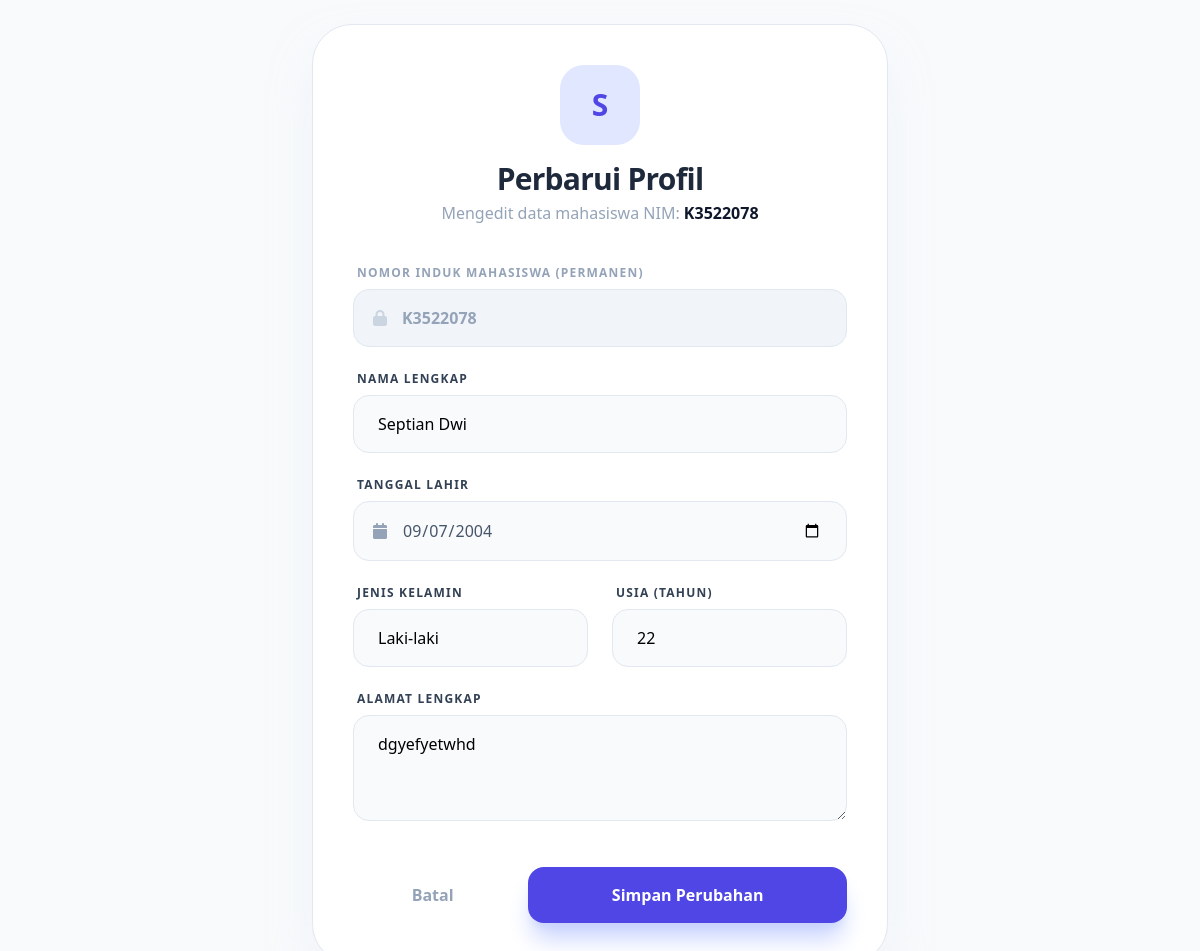
Screenshot of /edit.php?nim=K3522078 with the database file from the repository.
### tables this page shows
CREATE TABLE `mahasiswa` (
  `nim` varchar(15) NOT NULL,
  `nama` varchar(100) NOT NULL,
  `alamat` text DEFAULT NULL,
  `tanggal_lahir` date DEFAULT NULL,
  `gender` enum('Laki-laki','Perempuan') DEFAULT NULL,
  `usia` int(3) DEFAULT NULL
);

### edit.php (the view, shortened to what this page needs)
<?php
include 'koneksi.php';
$nim = mysqli_real_escape_string($conn, $_GET['nim']);
$result = mysqli_query($conn, "SELECT * FROM mahasiswa WHERE nim = '$nim'");
$data = mysqli_fetch_assoc($result);
?>
<!DOCTYPE html>
<html lang="id">
<head>
    <script src="https://cdn.tailwindcss.com"></script>
    <link href="https://cdnjs.cloudflare.com/ajax/libs/font-awesome/6.0.0/css/all.min.css" rel="stylesheet">
</head>
<body class="bg-slate-50 flex items-center justify-center min-h-screen p-6">
    <div class="w-full max-w-xl bg-white p-10 rounded-[40px] border border-slate-200 shadow-2xl shadow-slate-200/50">
        <div class="mb-10 text-center">
            <div class="w-20 h-20 bg-indigo-100 text-indigo-600 rounded-3xl flex items-center justify-center text-3xl font-bold mx-auto mb-4">
                <?= substr($data['nama'], 0, 1) ?>
            </div>
            <h2 class="text-3xl font-extrabold text-slate-800 tracking-tight">Perbarui Profil</h2>
            <p class="text-slate-400 font-medium mt-1">Mengedit data mahasiswa NIM: <span class="text-slate-900 font-bold"><?= $data['nim'] ?></span></p>
        </div>
        <form action="" method="POST" class="space-y-6">
            <div>
                <label class="block text-xs font-extrabold text-slate-400 uppercase tracking-widest mb-2 ml-1">Nomor Induk Mahasiswa (Permanen)</label>
                <div class="relative">
                    <i class="fa-solid fa-lock absolute left-5 top-1/2 -translate-y-1/2 text-slate-300"></i>
                    <input type="text" value="<?= $data['nim'] ?>" readonly
                           class="w-full pl-12 pr-6 py-4 bg-slate-100 border border-slate-200 rounded-2xl text-slate-400 font-bold cursor-not-allowed outline-none">
                </div>
            </div>
            <div>
                <label class="block text-xs font-extrabold text-slate-700 uppercase tracking-widest mb-2 ml-1">Nama Lengkap</label>
                <input type="text" name="nama" value="<?= $data['nama'] ?>" required
                       class="w-full px-6 py-4 bg-slate-50 border border-slate-200 rounded-2xl focus:ring-4 focus:ring-indigo-500/10 focus:border-indigo-500 outline-none transition">
            </div>
            <div>
                <label class="block text-xs font-extrabold text-slate-700 uppercase tracking-widest mb-2 ml-1">Tanggal Lahir</label>
                <div class="relative">
                    <i class="fa-solid fa-calendar absolute left-5 top-1/2 -translate-y-1/2 text-slate-400"></i>
                    <input type="date" name="tanggal_lahir" value="<?= $data['tanggal_lahir'] ?>" required
                           class="w-full pl-12 pr-6 py-4 bg-slate-50 border border-slate-200 rounded-2xl focus:ring-4 focus:ring-indigo-500/10 focus:border-indigo-500 outline-none transition text-slate-600">
                </div>
            </div>
            <div class="grid grid-cols-1 md:grid-cols-2 gap-6">
                <div>
                    <label class="block text-xs font-extrabold text-slate-700 uppercase tracking-widest mb-2 ml-1">Jenis Kelamin</label>
                    <select name="gender" required
                            class="w-full px-6 py-4 bg-slate-50 border border-slate-200 rounded-2xl focus:ring-4 focus:ring-indigo-500/10 focus:border-indigo-500 outline-none transition appearance-none cursor-pointer">
                        <option value="Laki-laki" <?= $data['gender'] == 'Laki-laki' ? 'selected' : '' ?>>Laki-laki</option>
                    </select>
                </div>
                <div>
                    <label class="block text-xs font-extrabold text-slate-700 uppercase tracking-widest mb-2 ml-1">Usia (Tahun)</label>
                    <input type="number" name="usia" value="<?= $data['usia'] ?>" required
                           class="w-full px-6 py-4 bg-slate-50 border border-slate-200 rounded-2xl focus:ring-4 focus:ring-indigo-500/10 focus:border-indigo-500 outline-none transition">
                </div>
            </div>
            <div>
                <label class="block text-xs font-extrabold text-slate-700 uppercase tracking-widest mb-2 ml-1">Alamat Lengkap</label>
                <textarea name="alamat" rows="3" required
                          class="w-full px-6 py-4 bg-slate-50 border border-slate-200 rounded-2xl focus:ring-4 focus:ring-indigo-500/10 focus:border-indigo-500 outline-none transition"><?= $data['alamat'] ?></textarea>
            </div>
            <div class="flex items-center gap-4 pt-4">
                <a href="admin.php"
                   class="flex-1 text-center py-4 rounded-2xl font-bold text-slate-400 hover:text-slate-600 transition">
                   Batal
                </a>
                <button type="submit" name="update"
                        class="flex-[2] bg-indigo-600 text-white font-extrabold py-4 rounded-2xl shadow-xl shadow-indigo-200 hover:bg-indigo-700 hover:scale-[1.02] active:scale-[0.98] transition">
                    Simpan Perubahan
                </button>
            </div>
        </form>
    </div>
</body>
</html>

### rows the page displays
mahasiswa: nama "S", nim "K3522078", nama "Septian Dwi", tanggal_lahir "09/07/2004", gender "Laki-laki", usia "22", alamat "dgyefyetwhd"
